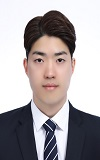
#> input picture DH practice/7월/100x160.jpg, 100 x 160 px
$ jupyter execute 0717_numpyPrac_.ipynb
#> lines starting #> are read from the running program, lines starting #| are printed output that depends on the picture; long printed decimals are rounded
# Learn NUMPY in 5 minutes - BEST Python Library!

[cell 1]
import matplotlib.pyplot as plt
from skimage import io
photo = io.imread('100x160.jpg')
#> photo is the input picture: shape (160, 100, 3); mean R, G, B 170.6, 164.2, 166.5

[cell 2]
photo.shape
#> Out = (160, 100, 3)

[cell 3]
plt.imshow(photo)

[cell 4]
plt.imshow(photo[::-1])
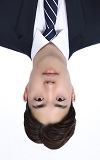
#> shown: shape (160, 100, 3); mean R, G, B 170.6, 164.2, 166.5

[cell 5]
plt.imshow(photo[:, ::-1])
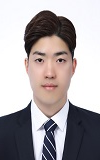
#> shown: shape (160, 100, 3); mean R, G, B 170.6, 164.2, 166.5

[cell 6]
plt.imshow(photo[20:100, 25:80])
#[row:row, col:col]
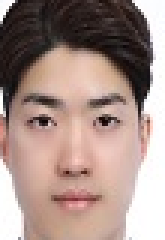
#> shown: shape (80, 55, 3) (shown 3 times larger); mean R, G, B 166.8, 143.8, 136.3

[cell 7]
import numpy as np
photo_sin = np.sin(photo)
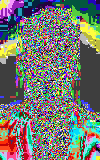
#> photo_sin: shape (160, 100, 3) float16; mean R, G, B -0.088, -0.0639, -0.106; drawn with min black and max white
photo_sin

[cell 8]
print(np.sum(photo))
#| 8019948
print(np.prod(photo))
#| 0
print(np.mean(photo))
#| 167.082
print(np.std(photo))
#| 94.874
print(np.var(photo))
#| 9001.049

[cell 9]
photo_masked = np.where(photo >100, 255, 0)
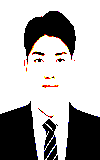
#> photo_masked: shape (160, 100, 3) int64; mean R, G, B 173.5, 171.8, 171.3

[cell 10]
plt.imshow(photo_masked)

[cell 11]
plt.imshow(photo[:,:,0].T)
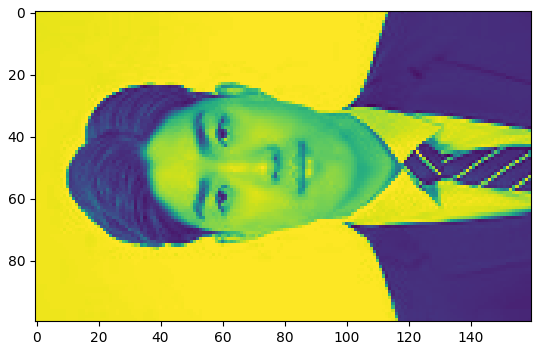
#> figure drawn by matplotlib, 1 panel
